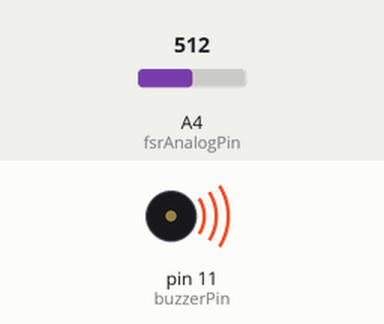
Recording of a sketch running on a simulated Arduino Uno, built with avr-gcc and run on an emulated ATmega328P. Parts: buzzer (waves = sounding). The inputs (shaded band) are chosen by the test bench; at power-on: A4 (fsrAnalogPin) = 512. What the sketch prints to the serial monitor is not drawn.

Above: at 0.1 s.
Timing chart, 0 to 1.6 s (numbered marks = the images above):
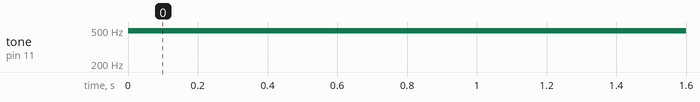

The sketch:

StartsON.ino
```cpp
int fsrAnalogPin = A4;    // FSR is connected to analog 0
int buzzerPin = 11;      // connect Red LED to pin 11 (PWM pin)
int fsrReading;          // the analog reading from the FSR resistor divider
int buzzerTone;

void setup(void) {
  Serial.begin(9600);   // We'll send debugging information via the Serial monitor
  pinMode(buzzerPin, OUTPUT);
}

void loop(void) {
  fsrReading = analogRead(fsrAnalogPin);
  Serial.print("Analog reading = ");
  Serial.println(fsrReading);

  // we'll need to change the range from the analog reading (0-1023) down to the range
  // used by analogWrite (0-255) with map!
  buzzerTone = map(fsrReading, 0, 1023, 0, 255);
  // LED gets brighter the harder you press
  analogWrite(buzzerPin, buzzerTone);

  delay(100);


}
```

Measured:
- by itself, tone on pin 11 (buzzerPin): silent → 490 Hz at 0.00 s
